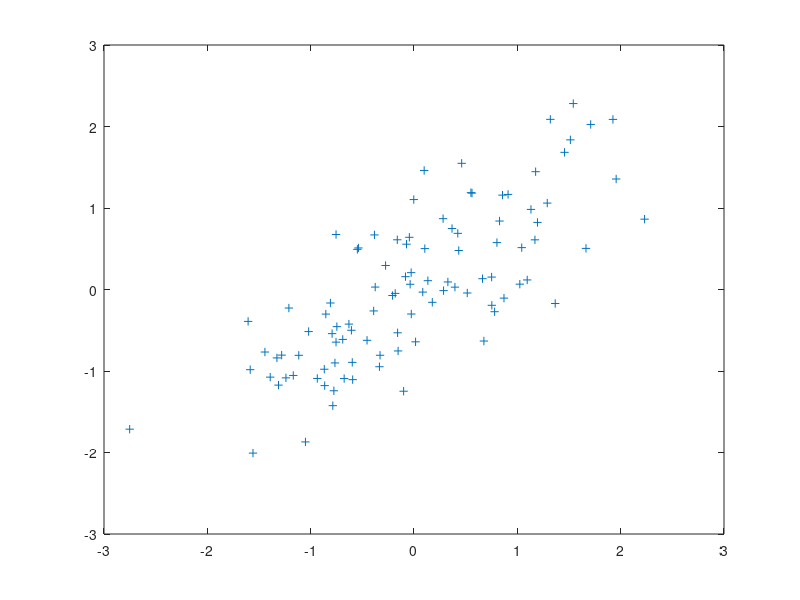

The MATLAB source for this figure:
%mu=[0 0];
%Sigma=[.25 .3;.3 1];
%x1=-3:.2:3;
%x2=-3:.2:3;
%[X1,X2]=meshgrid(x1,x2);
%F=mvnpdf([X1(:) X2(:)],mu,Sigma);  % compute Gaussian pdf
%F=reshape(F,length(x2),length(x1)); % put into same size as X1, X2

%contour(x1,x2,F), axis equal  % set same scale for x and y...
%surf(x1,x2,F);
%%%%%%%%%%%%%%
n=1500;
x1=randn(1,n);
x2=randn(1,n);
plot(x1,x2,'.');
%%%%%%%%%%%%%%
%rho=0.9; z=rho*x1+sqrt(1-rho^2)*x2; plot(x1,z,'.')
rho=0.9;
z=rho*x1+sqrt(1-rho^2)*x2;
plot(x1,z,'.');
%%%%%%%%%%%%%%%%%%%%%%
%http://uk.mathworks.com/help/matlab/ref/randn.html
n=100;
mu=[0 0];
Sigma=[1 .8;.8 1];
U=chol(Sigma);
X=repmat(mu,n,1)+randn(n,2)*U;
plot(X(:,1),X(:,2),'+');
%%%%%%%%%%%%%%
%http://stats.stackexchange.com/questions/26219/generating-a-gaussian-dataset-in-matlab
%dataset includes a total of 800 results drawn randomly from four two-dimensional Gaussian classes with means (−3,0)′, (0,0)′, (3,0)′, and (6,0)′, all with the same variance-covariance matrix
n=800;
mu = 3*floor(rand(1,n)*4) - 3; % x in (-3,0,3,6)
mu = [mu; zeros(1,n)]; % y=0
Sigma = [.5 .05; .05 .5];
L=chol(Sigma); 
X=mu+L'*randn(2,n);
plot(X(1,:),X(2,:),'+');
%%%%%%%%%%%%%%
%using svd
n=100;
mu=[0;0];
Sigma=[1 .8;.8 1];
[U,D,V]=svd(Sigma);
X=(U*sqrt(D))*randn(2,n)+mu*ones(1,n);
plot(X(1,:),X(2,:),'+');
